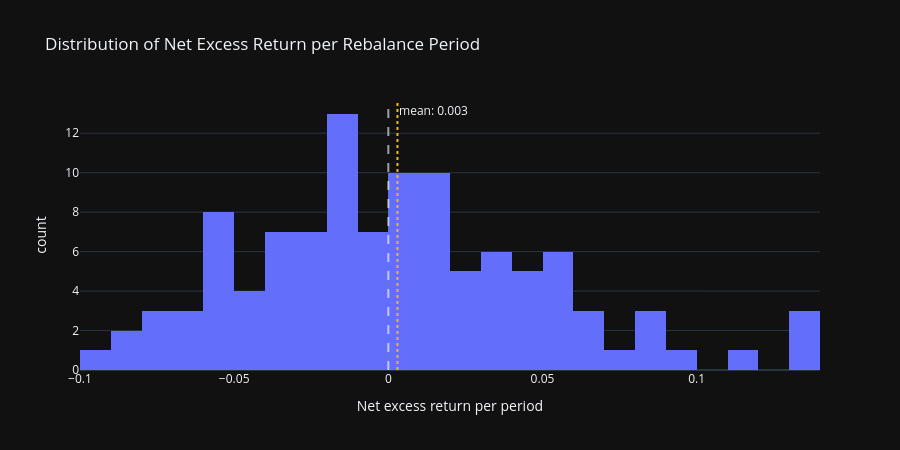

The notebook cell this image was saved under:
### Markdown cell above
## 4. Distribution of monthly excess returns

A final honest check: is the average net excess return (+0.30%/month)
being driven by a few lucky outlier months, or is it a genuinely
consistent small edge spread across many periods? A wide, lumpy
distribution with a few large positive outliers and otherwise negative
months is a different (and weaker) story than a tight distribution
centred slightly above zero.

### Code cell
fig = px.histogram(
    results,
    x="net_excess_return",
    nbins=30,
    title="Distribution of Net Excess Return per Rebalance Period",
    labels={"net_excess_return": "Net excess return per period"},
    template="plotly_dark",
)
fig.add_vline(x=0, line_dash="dash", line_color="white", opacity=0.6)
fig.add_vline(
    x=results["net_excess_return"].mean(),
    line_dash="dot", line_color="#f0b429",
    annotation_text=f"mean: {results['net_excess_return'].mean():.3f}",
)
fig.update_layout(height=450)
fig.show()

print(results["net_excess_return"].describe().to_string())

### Figure 1 — Plotly figure (JSON) as saved in the notebook; plotly's stock layout.template omitted (floating-point values rounded to 4 significant figures)
{"data": [{"bingroup": "x", "hovertemplate": "Net excess return per period=%{x}<br>count=%{y}<extra></extra>", "legendgroup": "", "marker": {"color": "#636efa", "pattern": {"shape": ""}}, "name": "", "nbinsx": 30, "orientation": "v", "showlegend": false, "type": "histogram", "x": [0.07871, 0.1382, -0.01095, 0.04586, 0.05383, 0.03531, -0.02355, -0.01666, 0.01752, 0.005468, NaN, 0.01373, 0.0184, -0.03453, NaN, -0.02859, 0.01109, 0.01598, -0.05461, 0.01055, 0.08704, -0.05846, 0.02735, 0.03041, -0.01081, -0.0495, -0.0416, 0.04083, 0.04452, 0.01435, 0.1306, 0.08128, 0.06584, -0.03369, -0.01103, -0.06486, -0.05188, 0.04238, 0.0009687, -0.03805, -0.003123, -0.06667, 0.03387, 0.006716, 0.009503, -0.03521, -0.02967, -0.05029, -0.006705, -0.09792, -0.03908, 0.02735, 0.04422, -0.05168, 0.0684, -0.06205, 0.1317, 0.05842, -0.01101, -0.02012, 0.08664, 0.03858, 0.06882, -0.04633, -0.02488, 0.05596, -0.006932, -0.02092, 0.1176, 0.003586, 0.02908, -0.003269, -0.01957, 0.009857, -0.08379, -0.04734, 0.03323, 0.01468, 0.02474, 0.02441, -0.07117, 0.009559, 0.0528, -0.07862, 0.0575, -0.005782, -0.08333, 0.09641, -0.01322, -0.01779, 0.01897, -0.0302, -0.03728, 0.007427, 0.0004349, -0.01012, -0.01587, -0.0003884, 0.01675, 0.03557, -0.01592, 0.05244, -0.014, -0.05027, -0.05231, -0.002924, -0.02808, 0.0001068, -0.0702, -0.05878, -0.01152], "xaxis": "x", "yaxis": "y"}], "layout": {"annotations": [{"showarrow": false, "text": "mean: 0.003", "x": 0.002958, "xanchor": "left", "xref": "x", "y": 1, "yanchor": "top", "yref": "y domain"}], "barmode": "relative", "height": 450, "legend": {"tracegroupgap": 0}, "shapes": [{"line": {"color": "white", "dash": "dash"}, "opacity": 0.6, "type": "line", "x0": 0, "x1": 0, "xref": "x", "y0": 0, "y1": 1, "yref": "y domain"}, {"line": {"color": "#f0b429", "dash": "dot"}, "type": "line", "x0": 0.002958, "x1": 0.002958, "xref": "x", "y0": 0, "y1": 1, "yref": "y domain"}], "title": {"text": "Distribution of Net Excess Return per Rebalance Period"}, "xaxis": {"anchor": "y", "domain": [0, 1], "title": {"text": "Net excess return per period"}}, "yaxis": {"anchor": "x", "domain": [0, 1], "title": {"text": "count"}}}}
